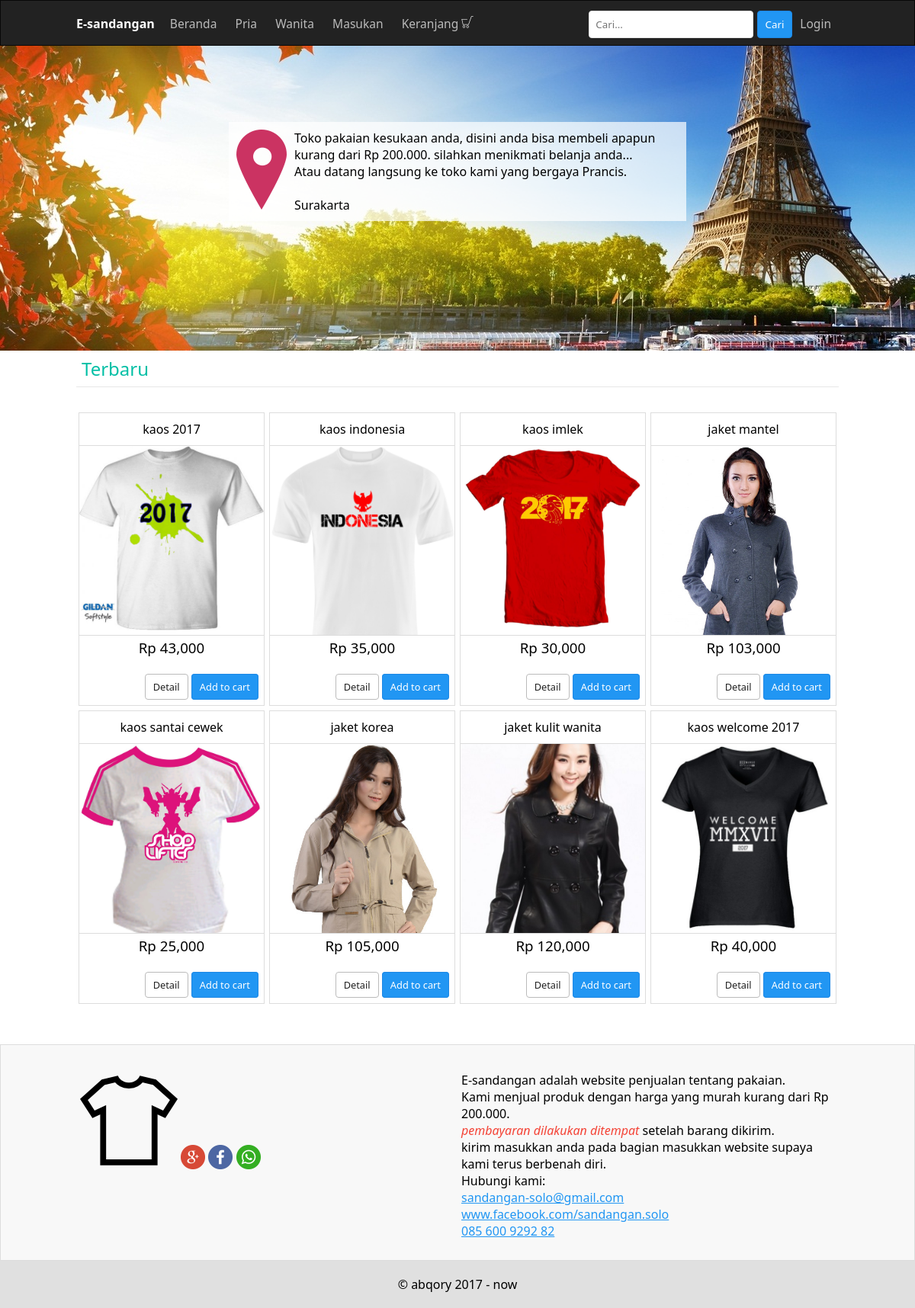
The page / on the database its author committed.
### tables this page shows
CREATE TABLE `produk` (
  `id` int(11) NOT NULL,
  `nama` varchar(255) NOT NULL,
  `isi` text NOT NULL,
  `gambar` varchar(255) NOT NULL,
  `harga` int(13) NOT NULL,
  `tag` varchar(11) NOT NULL,
  `waktu` timestamp NOT NULL DEFAULT CURRENT_TIMESTAMP ON UPDATE CURRENT_TIMESTAMP
);

### modul/conn_inc.php (called while the page is built, shortened)
<?php
$conn = mysqli_connect('localhost','root','','datapro');
function tampil(){
	$query = "SELECT * FROM produk ORDER BY id DESC LIMIT 8";
	return result($query);
}
function result($query){
	global $conn;
	if($result = mysqli_query($conn, $query)){
		return $result;
	}
}
 ?>

### index.php (the view)
<?php
require_once 'modul/view.php';
headerku();
$tampil = tampil();
 ?>
<div class="banner">
	<div class="konten">
		<div class="info">
			<img src="img/check-in.png" alt="">
			<p>
				Toko pakaian kesukaan anda, disini anda bisa membeli apapun kurang dari Rp 200.000.
				silahkan menikmati belanja anda...
			</p>
			<p>Atau datang langsung ke toko kami yang bergaya Prancis.</p>
			<br>
			<p>Surakarta</p>
		</div>
	</div>
</div>
<div class="konten">
<div class="label">Terbaru</div>
	<div class="r">
<?php while($row = mysqli_fetch_assoc($tampil)){ ?>
		<div class="k4">
			<div class="post">
				<p><?= $row['nama']  ?></p>
				<div class="gambar">
					<a href="detail.php?id=<?= $row['id']?>"><img src="<?= $row['gambar']  ?>" alt=""></a>
				</div>
				<h3>Rp <?= number_format($row['harga'])  ?></h3>
				<div class="cap">
					<a href="detail.php?id=<?= $row['id']?>" class="tmbl putih">Detail</a>
					<a href="ker.php?ker=add&id=<?= $row['id'] ?>" class="tmbl biru">Add to cart</a>
				</div>
			</div>
		</div>
<?php } ?>
	</div>
</div>
<?php
footerku();
 ?>

### modul/view.php (shortened to what this page needs)
<?php
require_once 'modul/conn_inc.php';
?>
<?php function headerku(){ ?>
<!DOCTYPE html>
<html lang="en">
<head>
	<link rel="stylesheet" href="modul/hikam.css">
	<link rel="stylesheet" href="modul/style.css">
</head>
<body>
<nav>
	<div class="konten">
	<b>E-sandangan</b>
		<ul>
			<a href="index.php"><li>Beranda</li></a>
			<a href="produk.php?hal=pria"><li>Pria</li></a>
			<a href="produk.php?hal=wanita"><li>Wanita</li></a>
			<a href="masukan.php"><li>Masukan</li></a>
			<a href="keranjang.php"><li>Keranjang <img src="img/cart2p.png" alt=""></li></a>
		</ul>
		<ul style="float: right;">
			<a href="admin/"><li>Login</li></a>
		</ul>
		<form action="produk.php" method="get">
			<input type="text" name="cari" placeholder="Cari...">
			<button>Cari</button>
		</form>
	</div>
</nav>
<?php } ?>
<?php function footerku(){ ?>
<div class="footer">
	<div class="konten">
		<div class="r">
			<div class="kol-2">
				<img src="img/commerce-28.png" alt="">
				<img src="img/googleplus.png" alt="">
				<img src="img/facebook.png" alt="">
				<img src="img/whatsapp.png" alt="">
			</div>
			<div class="kol-2">
				E-sandangan adalah website penjualan tentang pakaian.<br>
				Kami menjual produk dengan harga yang murah kurang dari Rp 200.000. <br>
				<i style="color: #f44336;">pembayaran dilakukan ditempat</i> setelah barang dikirim. <br>
				kirim masukkan anda pada bagian masukkan website supaya kami terus berbenah diri. <br>
				Hubungi kami: <br>
				<a href="">sandangan-solo@gmail.com</a> <br>
				<a href="">www.facebook.com/sandangan.solo</a> <br>
				<a href="">085 600 9292 82</a> <br><br>
			</div>
		</div>
	</div>
</div>
<div class="fotb">
	&copy; abqory 2017 - now
</div>
</body>
</html>
<?php } ?>

### modul/hikam.css (style rules this page uses)
* { margin: 0; padding: 0; font-family: sans-serif; font-weight: normal; text-decoration: none; max-width: 100% !important; box-sizing: border-box; }
.konten { width: 1000px; margin: 0 auto; }
.kol-2 { float: left; width: 50%; padding: 5px; }
.tmbl { padding: 9px 13px; border: none; font-size: 0.8em; border-radius: 4px; }
.putih { background-color: #fff; color: #222; border: 1px solid #bbb; }
.biru { background-color: #2196f3; color: #fff; border: 1px solid #1E88E5; }

### modul/style.css (style rules this page uses)
* { margin: 0; padding: 0; font-family: "Segoe UI", sans-serif; font-weight: normal; box-sizing: border-box; text-decoration: none; }
body { font-size: 16px; }
.konten { width: 1000px; margin: 0 auto; }
input, textarea, button { padding: 8px; border-radius: 4px; }
input, textarea { border: 1px solid #e7e7e7; }
button { cursor: pointer; }
nav { background-color: #222; height: 60px; display: block; line-height: 60px; border: 1px solid #080808; }
nav li { display: inline-block; padding: 0px 10px; color: #bbb; font-size: 0.97em; }
nav ul, nav b { float: left; }
nav b { padding: 0px 10px 0px 0px; font-weight: bold; color: #fff; }
nav form { float: right; }
nav button { background-color: #2196f3; color: white; padding-right: 10px; padding-left: 10px; border: 1px solid #1E88E5; }
.banner { padding-top: 100px; display: block; height: 400px; background: url('../img/eff_2.jpg'); background-attachment: fixed; }
.info { background-color: rgba(255,255,255,0.7); width: 60%; margin: 0 auto; padding:10px; overflow: hidden; }
.info img { float: left; margin-right: 10px; }
.r { width: 100%; overflow: hidden; margin-top: 30px; }
.k4 { float: left; padding: 3px; width: 250px; background-color: #fff; }
.post { width: 100%; border: 1px solid #ddd; }
.post p { display: block; text-align: center; padding: 10px 0px; }
.post h3 { display: block; text-align: center; padding: 3px 0px; margin-bottom: 10px; }
.gambar { width: 100%; height: 250px; overflow: hidden; border-top: 1px solid #ddd; border-bottom: 1px solid #ddd; }
.gambar img { width: 100%; height: auto; transition: 0.2s linear; }
.cap { display: block; text-align: right; height: 50px; padding-right: 7px; line-height: 50px; }
.tmbl { padding: 7px 10px; border: none; font-size: 0.8em; border-radius: 4px; }
.putih { background-color: #fff; color: #222; border: 1px solid #bbb; }
.biru { background-color: #2196f3; color: #fff; border: 1px solid #1E88E5; }
.label { margin: 0px 0px 5px 0px; border-bottom: 1px solid #e7e7e7; padding: 7px; font-size: 1.5em; display: block; color: #00BFA5; }
.footer { margin-top: 50px; display: block; min-height: 100px; background-color: #f8f8f8; border: 1px solid #ddd; }
.footer a { color: #2196f3; text-decoration: underline; }
.fotb { padding: 20px 0px; display: block; text-align: center; background-color: #e0e0e0; }

### rows shown on the page
produk: nama "kaos 2017", gambar (picture), harga "43,000"
produk: nama "kaos indonesia", gambar (picture), harga "35,000"
produk: nama "kaos imlek", gambar (picture), harga "30,000"
produk: nama "jaket mantel", gambar (picture), harga "103,000"
produk: nama "kaos santai cewek", gambar (picture), harga "25,000"
produk: nama "jaket korea", gambar (picture), harga "105,000"
produk: nama "jaket kulit wanita", gambar (picture), harga "120,000"
produk: nama "kaos welcome 2017", gambar (picture), harga "40,000"
